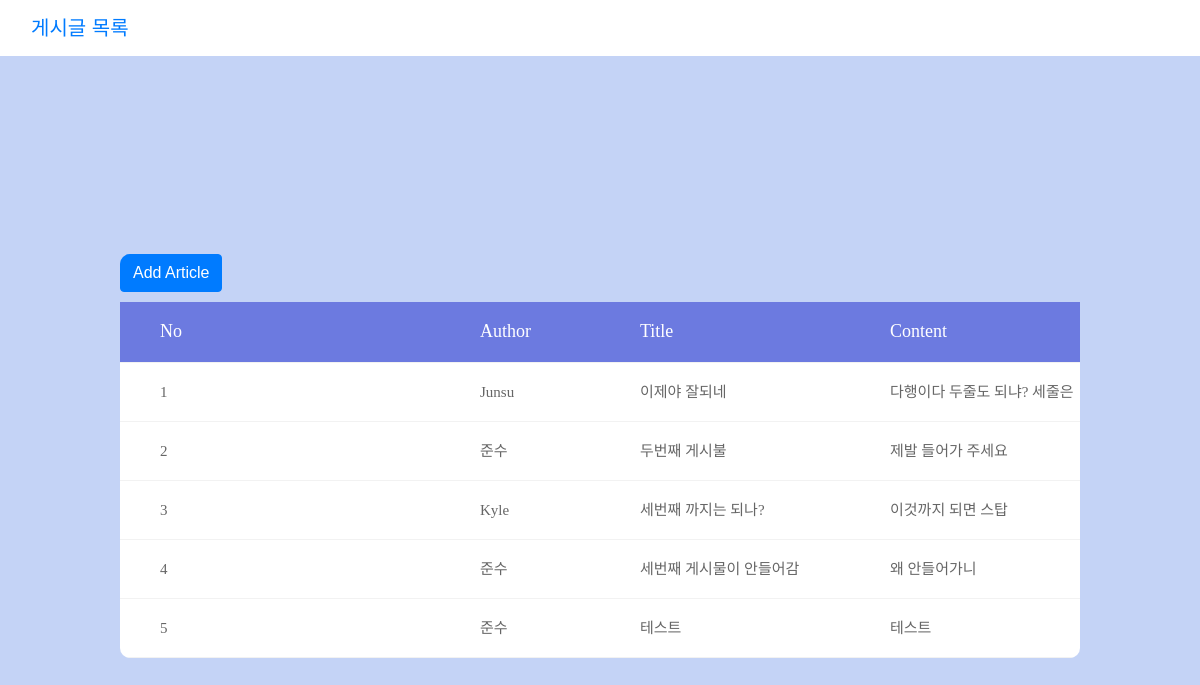
The app's page /article/ with its own data.
### bbs/models.py (models this page shows, shortened)
class Article(models.Model):
    title       = models.CharField('제목', max_length = 126, null =False)
    content     = models.TextField('내용', null =False)
    author      = models.CharField('작성자', max_length = 16, null =False)
    created_at  = models.DateTimeField('작성일', default = timezone.now )
    created_at.editable = True
    class Meta:
        db_table = "Articles"

### bbs/views.py (the view)
# urls.py: path('article/', ArticleListView.as_view()),
class ArticleListView(TemplateView): # Article List
    template_name = 'article_list.html'
    queryset = Article.objects.all()
    '''
    def get_queryset(self):
        if not self.queryset:
            self.queryset = Article.objects.all()
        return self.queryset    '''
    def get(self, request, *args, **kwargs):
        print(request.GET)
        ctx = {
            'articles': self.queryset
        }
        return self.render_to_response(ctx)

### bbs/templates/article_list.html (shortened to what this page needs)
{% extends 'base.html' %}
{% load static %}
{% block css %}
<link rel="stylesheet" href="{% static 'bootstrap/css/bootstrap.min.css' %}">
<link rel="stylesheet" href="{% static 'fonts/font-awesome-4.7.0/css/font-awesome.min.css' %}">
<link rel="stylesheet" href="{% static 'animate/animate.css' %}">
<link rel="stylesheet" href="{% static 'select2/select2.min.css' %}">
<link rel="stylesheet" href="{% static 'perfect-scrollbar/perfect-scrollbar.css' %}">
<link rel="stylesheet" href="{% static 'css/main.css' %}">
{% endblock css %}
{% block content %}
<div class="limiter">
    <div class="container-table100">
        <div class="wrap-table100">
            <a href="create/"><button class="btn btn-primary" type="button" style="margin-bottom: 10px;">Add Article</button></a>
                <div class="table">
                    <div class="row header">
                        <div class="cell">
                            No
                        </div>
                        <div class="cell">
                            Author
                        </div>
                        <div class="cell">
                            Title
                        </div>
                        <div class="cell">
                            Content
                        </div>
                    </div>
                    {% for article in articles %}
                    <div class="row" onclick="location.href='/article/{{ article.pk }}/'">
                        <div class="cell" data-title="Full Name">
                            {{ article.pk }}
                        </div>
                        <div class="cell" data-title="Age">
                            {{ article.author }}
                        </div>
                        <div class="cell" data-title="Job Title">
                            {{ article.title }}
                        </div>
                        <div class="cell" data-title="Location">
                            {{ article.content }}
                        </div>
                    </div>
                    {% endfor %}
                </div>
        </div>
    </div>
</div>
{% endblock content %}

### bbs/templates/base.html (shortened to what this page needs)
<!DOCTYPE html>
<html lang="ko">
<head>
    {% block css %}
    {% endblock css %}
</head>
<body>
    {% block header %}
    <nav class="navbar navbar-default">
        <div class="container-fluid">
            <div class="navbar-header">
                <a class="navbar-brand" href="/article/">게시글 목록</a>
            </div>
        </div>
    </nav>
    {% endblock header %}
    {% block content %}
    {% endblock content %}
</body>
</html>

### static/css/main.css (style rules this page uses)
* { margin: 0px; padding: 0px; box-sizing: border-box; }
body, html { height: 100%; font-family: sans-serif; }
a { margin: 0px; transition: all 0.4s; -webkit-transition: all 0.4s; -o-transition: all 0.4s; -moz-transition: all 0.4s; }
button { outline: none !important; border: none; background: transparent; }
.limiter { width: 100%; margin: 0 auto; }
.container-table100 { width: 100%; min-height: 100vh; background: #c4d3f6; display: -webkit-box; display: -webkit-flex; display: -moz-box; display: -ms-flexbox; display: flex; align-items: center; justify-content: center; flex-wrap: wrap; padding: 33px 30px; }
.wrap-table100 { width: 960px; border-radius: 10px; overflow: hidden; }
.table { width: 100%; display: table; margin: 0; }
.row { display: table-row; background: #fff; }
.row.header { color: #ffffff; background: #6c7ae0; }
.cell { display: table-cell; }
.row .cell { font-family: Poppins-Regular; font-size: 15px; color: #666666; line-height: 1.2; font-weight: unset !important; padding-top: 20px; padding-bottom: 20px; border-bottom: 1px solid #f2f2f2; }
.row.header .cell { font-family: Poppins-Regular; font-size: 18px; color: #fff; line-height: 1.2; font-weight: unset !important; padding-top: 19px; padding-bottom: 19px; }
.row .cell:nth-child(1) { width: 360px; padding-left: 40px; }
.row .cell:nth-child(2) { width: 160px; }
.row .cell:nth-child(3) { width: 250px; }
.row .cell:nth-child(4) { width: 190px; }
.table, .row { width: 100% !important; }

### records on screen
Article: pk "1", author "Junsu", title "이제야 잘되네", content "다행이다 두줄도 되냐? 세줄은"
Article: pk "2", author "준수", title "두번째 게시불", content "제발 들어가 주세요"
Article: pk "3", author "Kyle", title "세번째 까지는 되나?", content "이것까지 되면 스탑"
Article: pk "4", author "준수", title "세번째 게시물이 안들어감", content "왜 안들어가니"
Article: pk "5", author "준수", title "테스트", content "테스트"
